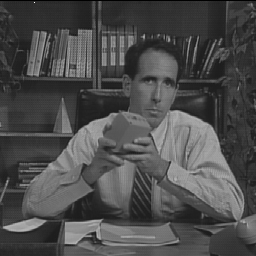
%> input picture ImageProcessing/NoiseRemoval/q2/salesman.bmp, 256 x 256 px
$ octave --eval "q1;"   (GNU Octave 9; MATLAB toolbox functions it lacks are replaced by stand-ins)
%> lines starting %> are read from the running program, lines starting %| are printed output that depends on the picture
function q1()
salesman = imread('salesman.bmp');
%> salesman is the input picture: size 256x256 uint8; min 0, max 255, mean 76.3
kernel_size = 7;
pad_size = floor(kernel_size/2);
sz = size(salesman);
%> sz = [256 256]
padded_salesman = zeros(sz(1)+pad_size*2, sz(2)+pad_size*2, 'double');
padded_salesman(pad_size+1:end-pad_size,pad_size+1:end-pad_size) = double(salesman);
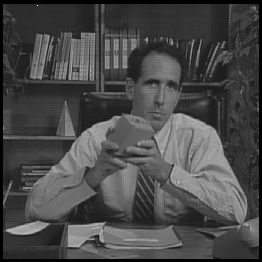
%> padded_salesman: size 262x262 double; min 0, max 255, mean 72.8
figure;imshow(salesman);
high = max(padded_salesman(:));
%> high = 255
low = min(padded_salesman(:));
%> low = 0
figure;imshow(padded_salesman,[low high]);title('Original Salesman');

%% Convolution in Time Domain
avg_filter_kernel = (1/kernel_size^2)*ones(kernel_size,kernel_size);
output_image = convolve2d_time(padded_salesman, avg_filter_kernel);
high = max(output_image(:));
low = min(output_image(:));
figure;imshow(output_image,[low high]);title('Time Domain convolution');
size(output_image);


%% Convolution in Freq Domain

output_image_freq1 = convolve2d_freq1(salesman, avg_filter_kernel);
high = max(output_image_freq1(:));
low = min(output_image_freq1(:));
figure;imshow(output_image_freq1,[low high]);title('Freq Domain convolution 1');
output_image_freq1 = output_image_freq1(64+1:end-64,64+1:end-64);
figure;imshow(output_image_freq1,[low high]);title('Freq Domain Convolution 1 : Final 256x256');
size(output_image_freq1)
Y1a = round(output_image);
Y1b = round(output_image_freq1);

disp(['b): max difference from part (a): ' num2str(max(max(abs(Y1b-Y1a))))]);


%% Convolution in Freq Domain

output_image_freq2 = convolve2d_freq2(salesman, avg_filter_kernel);
high = max(output_image_freq2(:));
low = min(output_image_freq2(:));
figure;imshow(output_image_freq2,[low high]);title('Freq Domain convolution 2');
output_image_freq2 = output_image_freq2(128+1:end-128,128+1:end-128);
size(output_image_freq2)
Z1a = round(output_image);
Z1b = round(output_image_freq2);

disp(['c): max difference from part (a): ' num2str(max(max(abs(Z1b-Z1a))))]);

end


function output_image = convolve2d_time(input_image, filt_kernel)
sz = size(input_image);
%> sz = [262 262]
sz_filt = size(filt_kernel);
pad = floor(sz_filt(1)/2);
output_image = zeros(sz(1)-2*pad, sz(2) - 2*pad);
for ix=1+pad:sz(1)-pad
    for jx=1+pad:sz(2)-pad
        patch = input_image(ix-pad:ix+pad,jx-pad:jx+pad);
        output_image(ix-pad,jx-pad) = sum(patch(:).* filt_kernel(:));
    end
end
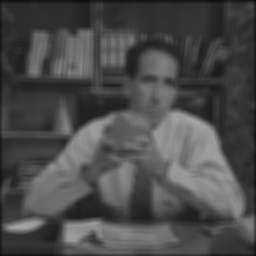
%> output_image: size 256x256 double; min 10.88, max 166.4, mean 75.6
%> in q1, `high = max(output_image(:));`: high = 166.4
%> in q1, `low = min(output_image(:));`: low = 10.88
end


function output_image = convolve2d_freq(padded_salesman, avg_filter_kernel)
sz = size(padded_salesman);
szk = size(avg_filter_kernel);
szk_half = floor(szk(1)/2);
midpointx = floor(sz(1)/2) + 1;
midpointy = floor(sz(2)/2) + 1;
impulse_response = zeros(sz);
impulse_response(midpointx-szk_half:midpointx+szk_half,midpointx-szk_half:midpointy+szk_half) = avg_filter_kernel;
padded_salesman_freq = fft2(padded_salesman);
%padded_salesman_freq= fftshift(padded_salesman_freq);
impulse_response_freq = fft2(impulse_response);
output_image_freq = padded_salesman_freq .* impulse_response_freq;
output_image = ifft2(output_image_freq);
output_image  = ifftshift(output_image);
end

function output_image = convolve2d_freq1(salesman, avg_filter_kernel)
impulse_response = zeros(128,128);
impulse_response(62:68,62:68) = 1/49;
impulse_response_padded = zeros(128+256,128+256);
impulse_response_padded(1+128:end-128,1+128:end-128) = impulse_response;
figure;surf(ifftshift(ifft2(fftshift(impulse_response_padded))));title('zero padded impulse response');
freq_response = fft2(impulse_response_padded);

salesman_padded = zeros(128+256,128+256);
salesman_padded(64+1:end-64,64+1:end-64) = salesman;
figure;imshow(salesman_padded, [min(min(salesman_padded)) max(max(salesman_padded))]);title('zero padded original image');
freq_salesman= fft2(salesman_padded);
output_image_freq = freq_response .* freq_salesman;
output_image = ifft2(output_image_freq);
%> output_image: size 384x384 double
output_image  = ifftshift(output_image);

figure;surf(log(abs(fftshift(freq_salesman))));title('zero padded image log mag spectrum');
%> after `title('zero padded image log mag spectrum')`:
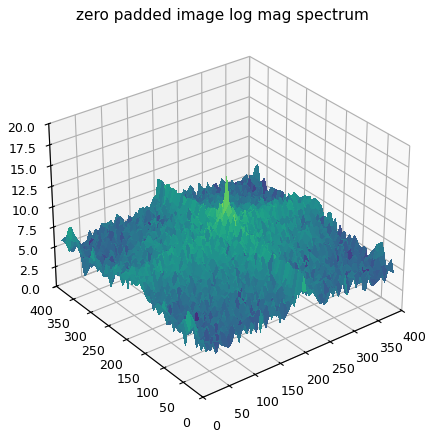
%> figure redrawn from the program's plot data
figure;surf(log(abs(fftshift(freq_response))));title('zero padded impulse response log mag spectrum');
%> after `title('zero padded impulse response log mag spectrum')`:
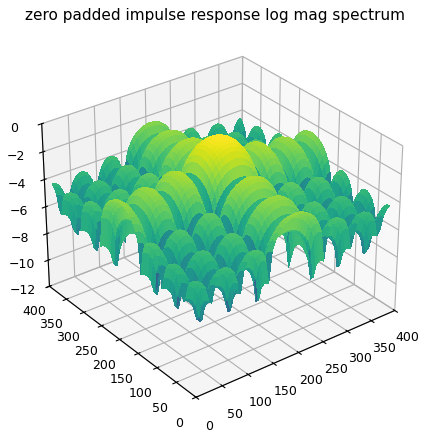
%> figure redrawn from the program's plot data
%> in q1, `low = min(output_image_freq1(:));`: low = -7.58e-14
%> in q1, `imshow(output_image_freq1,[low high])`:
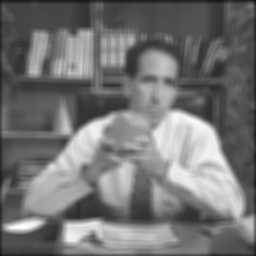
%> displayed picture: size 256x256, on the screen's scale of 0 to 255; min 17, max 255, mean 115.9
%| b): max difference from part (a): 0
figure;surf(log(abs(fftshift(output_image_freq))));title('zero padded output log mag spectrum');

end


function output_image = convolve2d_freq2(salesman, avg_filter_kernel)
impulse_response = zeros(256,256);
impulse_response(126:132,126:132) = 1/49;
figure;surf(impulse_response);title('Freq Domain 2: Freq Response');
figure;surf(ifftshift(ifft2(fftshift(impulse_response))));title('Freq Domain 2: Impulse Response');

impuse_response_padded = zeros(256+256,256+256);
impuse_response_padded(1+128:end-128,1+128:end-128) = impulse_response;
figure;surf(impuse_response_padded);title('Freq Domain 2: Freq Response Padded');
figure;surf(ifftshift(ifft2(fftshift(impuse_response_padded))));title('Freq Domain 2: Impulse Response Padded');


freq_response = fft2(impuse_response_padded);

salesman_padded = zeros(256+256,256+256);
salesman_padded(128+1:end-128,128+1:end-128) = salesman;
%> salesman_padded: size 512x512 double
freq_salesman= fft2(salesman_padded);
output_image_freq = freq_response .* freq_salesman;
output_image = ifft2(output_image_freq);
%> output_image: size 512x512 double
output_image  = ifftshift(output_image);
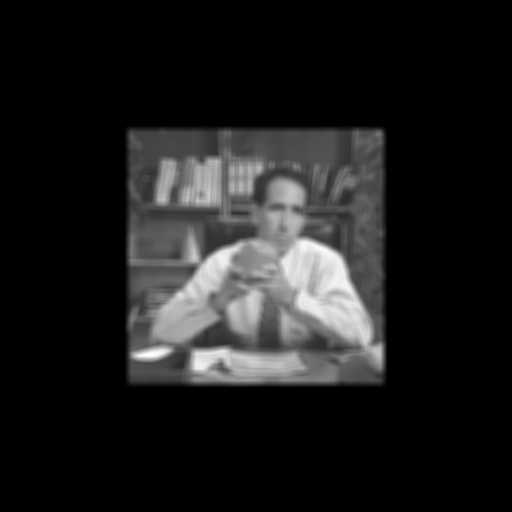
%> output_image: size 512x512 double; min -6.04e-14, max 166.4, mean 19.1; mean of the top-left, top-right, bottom-left and bottom-right quarters 16, 15.8, 21.3, 23.2; drawn with min black and max white
end
%> in q1, `output_image_freq2 = convolve2d_freq2(salesman, avg_filter_kernel);`:
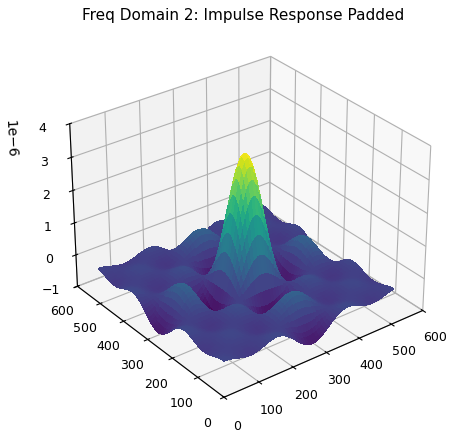
%> figure redrawn from the program's plot data
%> in q1, `low = min(output_image_freq2(:));`: low = -6.04e-14
%| c): max difference from part (a): 0
